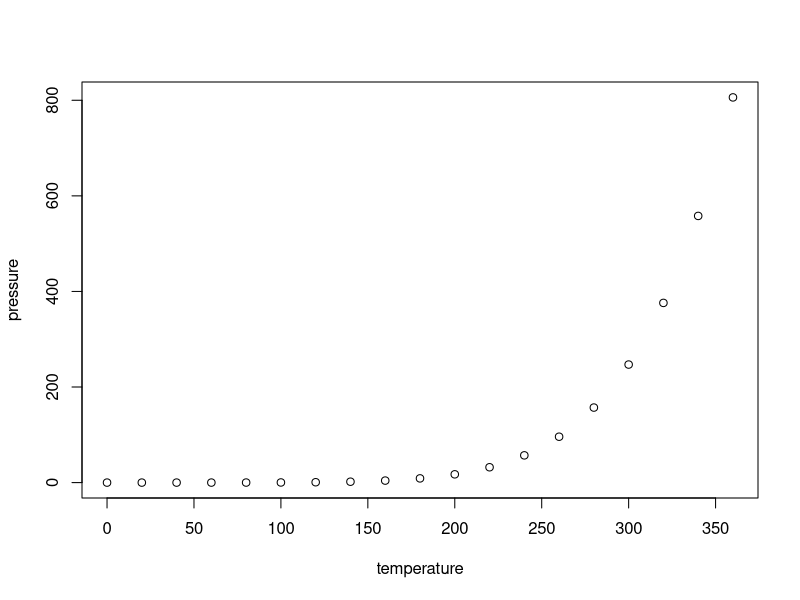
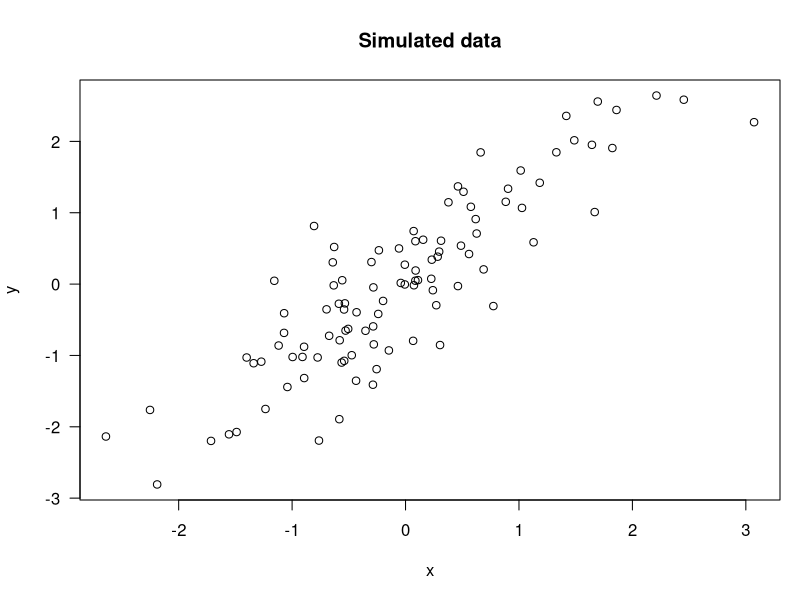

Recreate these plots in R, in order.
## ---- chunk 1
knitr::opts_chunk$set(echo = TRUE, cache = TRUE)
## ---- chunk 2
summary(cars)
## ---- chunk 3
plot(pressure)
## ---- chunk 4
x <- rnorm(10)
x
y <- rnorm(5)
y
## ---- chunk 5
x + y
## ---- chunk 6
time <- format(Sys.time(), "%a %b %d %X %Y")
rand <- rnorm(1)
## ---- chunk 7
x <- rnorm(100)
y <- x + rnorm(100, sd = 0.5)
## ---- chunk 8
par(mar = c(5, 4, 4, 1), las = 1)
plot(x, y, main = "Simulated data")
## ---- chunk 9
library(datasets)
data("airquality")
fit <- lm(Ozone ~ Wind + Temp + Solar.R, data = airquality)
## ---- chunk 10
library(xtable)
xt <- xtable(summary(fit))
print(xt, type = "html")
